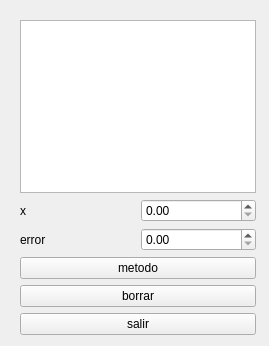
<?xml version="1.0" encoding="UTF-8"?>
<ui version="4.0">
 <class>iteracionpuntofijo</class>
 <widget class="QMainWindow" name="iteracionpuntofijo">
  <property name="geometry">
   <rect>
    <x>0</x>
    <y>0</y>
    <width>269</width>
    <height>346</height>
   </rect>
  </property>
  <property name="windowTitle">
   <string>iteracionpuntofijo</string>
  </property>
  <widget class="QWidget" name="centralWidget">
   <widget class="QWidget" name="">
    <property name="geometry">
     <rect>
      <x>9</x>
      <y>9</y>
      <width>258</width>
      <height>337</height>
     </rect>
    </property>
    <layout class="QGridLayout" name="gridLayout">
     <item row="0" column="0">
      <widget class="QTextBrowser" name="texto"/>
     </item>
     <item row="1" column="0">
      <layout class="QHBoxLayout" name="horizontalLayout_2">
       <item>
        <widget class="QLabel" name="label">
         <property name="text">
          <string>x</string>
         </property>
        </widget>
       </item>
       <item>
        <widget class="QDoubleSpinBox" name="x1"/>
       </item>
      </layout>
     </item>
     <item row="2" column="0">
      <layout class="QHBoxLayout" name="horizontalLayout">
       <item>
        <widget class="QLabel" name="label_2">
         <property name="text">
          <string>error</string>
         </property>
        </widget>
       </item>
       <item>
        <widget class="QDoubleSpinBox" name="er"/>
       </item>
      </layout>
     </item>
     <item row="3" column="0">
      <widget class="QPushButton" name="metodo">
       <property name="text">
        <string>metodo</string>
       </property>
      </widget>
     </item>
     <item row="4" column="0">
      <widget class="QPushButton" name="borrar">
       <property name="text">
        <string>borrar</string>
       </property>
      </widget>
     </item>
     <item row="5" column="0">
      <widget class="QPushButton" name="sal">
       <property name="text">
        <string>salir</string>
       </property>
      </widget>
     </item>
    </layout>
   </widget>
  </widget>
 </widget>
 <layoutdefault spacing="6" margin="11"/>
 <resources/>
 <connections/>
</ui>
